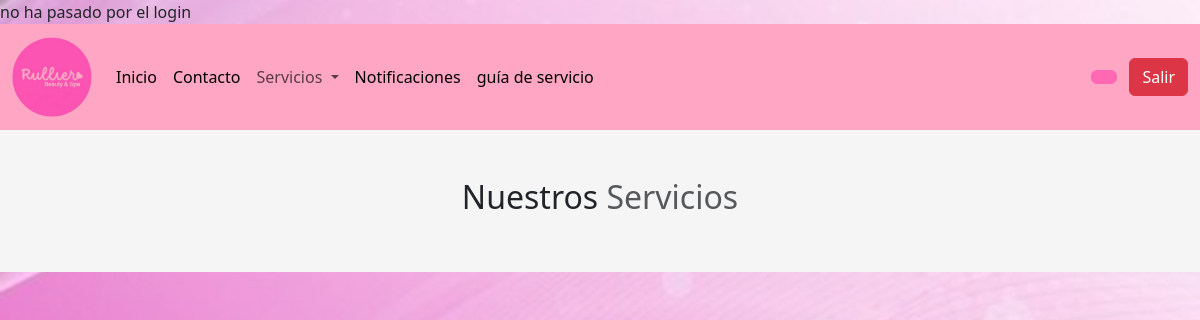
/clientes/servicios/peluqueria/index.php, run on an earlier commit of the app's database.
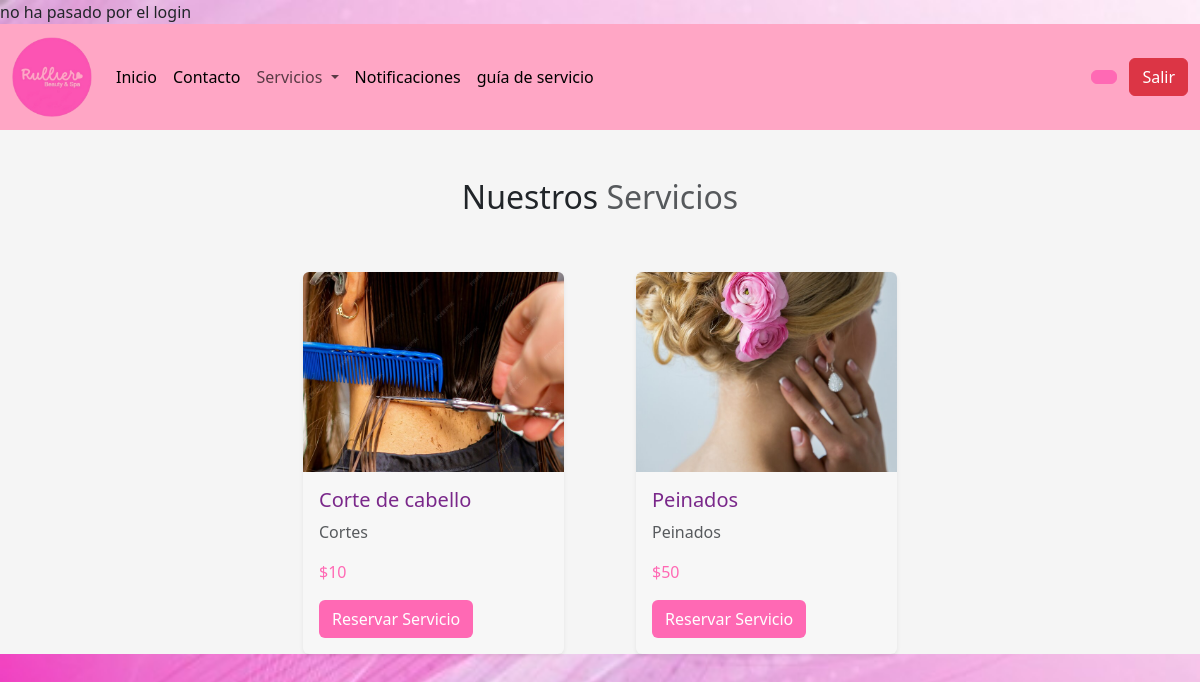
And on a later commit of the database.
### tables this page shows
CREATE TABLE `services` (
  `id` int(11) NOT NULL,
  `nombre` varchar(45) NOT NULL,
  `categoria` varchar(45) NOT NULL,
  `descripcion` text DEFAULT NULL,
  `precio` float DEFAULT NULL,
  `imagen` text DEFAULT NULL,
  `fecha_creacion` timestamp NULL DEFAULT current_timestamp(),
  `fecha_actualizacion` timestamp NULL DEFAULT current_timestamp() ON UPDATE current_timestamp(),
  `id_usuario` int(11) DEFAULT NULL
);

### app/config.php (called while the page is built, shortened)
<?php
    $URL = "http://localhost/spa";
?>

### clientes/servicios/peluqueria/index.php (the view, shortened to what this page needs)
<?php
include '../../../app/config.php';
$sql = "SELECT * FROM services where categoria = 'peluquera' ";
$query = $pdo->prepare($sql);
$query->execute();
$servicios = $query->fetchAll(PDO::FETCH_ASSOC);
?>
<?php include '../../layout/cabecera.php';?>
<?php include '../../layout/nav.php';?>
<section style="background-color: #f5f5f5;" class="servicios pt-5">
    <div class="container">
        <div class="row">
        <div class="col-md-12">
            <h2 class="text-center">Nuestros <span class=" opacity-75">Servicios</span></h2>
        </div>
        </div>
<div class="row mt-5 d-flex justify-content-center align-items-start gap-5">
    <?php
    foreach ($servicios as $servicio) {
    ?>
    <div class="col-md-4 col-lg-3 col-sm-6">
        <div class="card border-0 shadow-sm" style="background-color: #f7f7f7;">
            <img src="<?php echo $URL; ?>/public/images/servicios/<?php echo $servicio["imagen"]; ?>" alt="ad" class="img-fluid rounded-top" style="height: 200px; object-fit: cover;">
            <div class="card-body">
                <h5 class="card-title text-purple" style="color: #7a288a;"><?php echo $servicio['nombre']; ?></h5>
                <p class="text-muted"><?php echo $servicio['descripcion']; ?></p>
                <p class="card-text text-pink" style="color: #ff69b4;"><?php echo '$' . $servicio['precio']; ?></p>
                <a href="calendario.php?id_servicio=<?php echo $servicio['id']; ?>&categoria=masajista" class="btn btn-pink" style="background-color: #ff69b4; color: #ffffff;">Reservar Servicio</a>
            </div>
        </div>
    </div>
    <?php
    }
    ?>
</div>
    </div>
</section>

What changed in the data, as far as the page shows it:
added services: imagen (picture), nombre "Corte de cabello", descripcion "Cortes", precio "10"
added services: imagen (picture), nombre "Peinados", descripcion "Peinados", precio "50"
